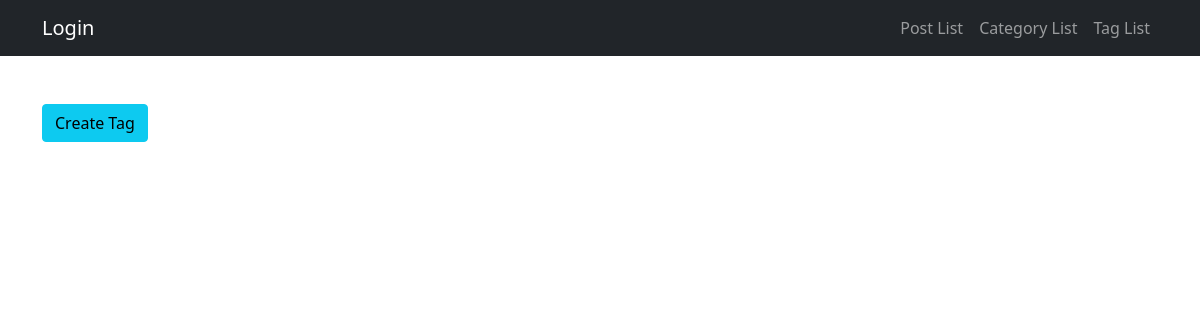
The app's page /weblog/tags/, older data.
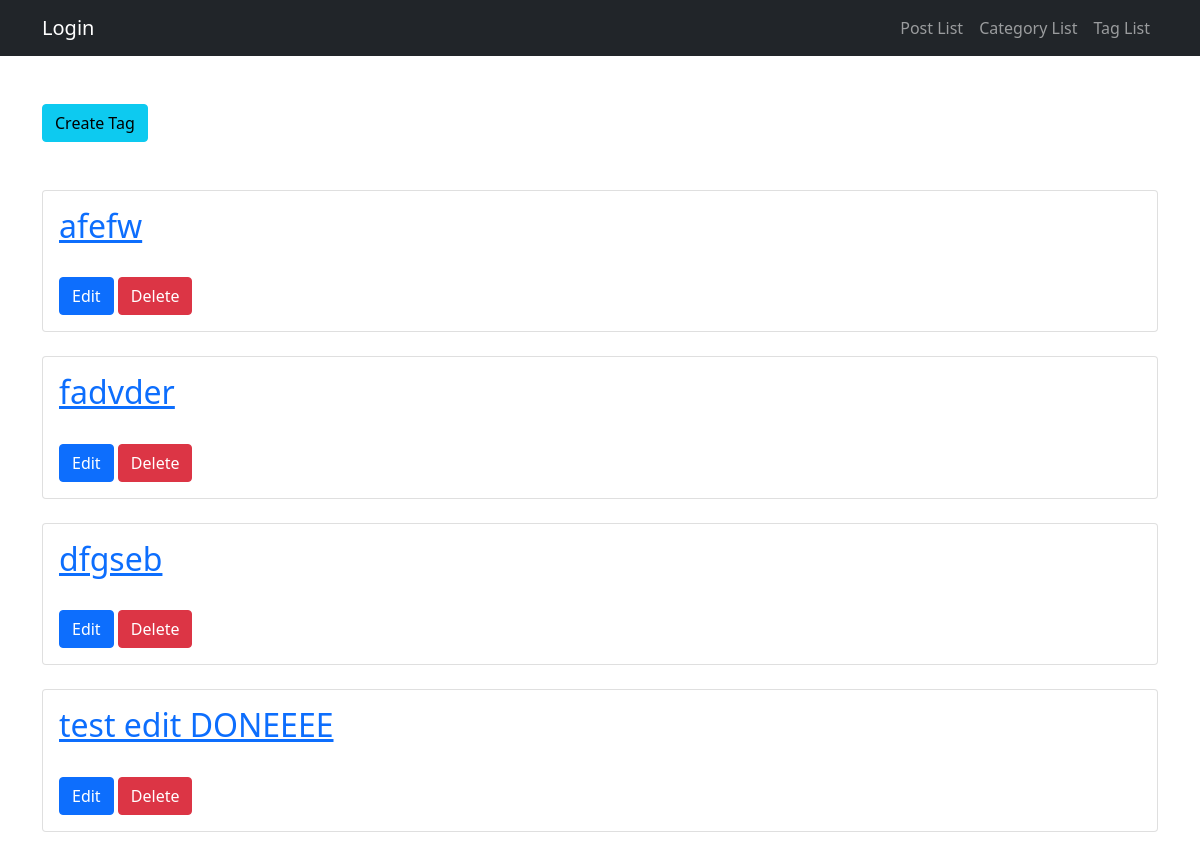
The same page, newer data.
### weblog/models.py (models this page shows, shortened)
class Tag(models.Model):
    name = models.CharField(max_length=30)
    updated_on = models.DateTimeField(auto_now=True)

### weblog/views.py (the view)
# urls.py: path('tags/', TagList.as_view(), name='tag_list'),
class TagList(ListView):
    model = Tag

### weblog/templates/weblog/tag_list.html (shortened to what this page needs)
{% extends 'weblog/index.html' %}
{% load static %}
{% block content %}
    <a href="{% url 'weblog:tag_create' %}" class="btn btn-info mb-5" role="button">Create Tag</a>
    {% for tag in object_list %}
        <div class="card mb-4">
            <div class="card-body">
                <h2 class="card-title"><a href="{% url 'weblog:tag_detail' tag.id %}">{{tag.name}}<a/></h2>
                <br>
                <a href="{% url 'weblog:tag_edit' id=tag.id %} " class="btn btn-primary" role="button">Edit</a>
                <a href="{% url 'weblog:tag_delete' id=tag.id %} " class="btn btn-danger" role="button">Delete</a>
            </div>
        </div>
    {% endfor %}
{% endblock content %}

Row changes from the older to the newer data that the page shows:
added Tag: name "afefw"
added Tag: name "fadvder"
added Tag: name "dfgseb"
added Tag: name "test edit DONEEEE"
